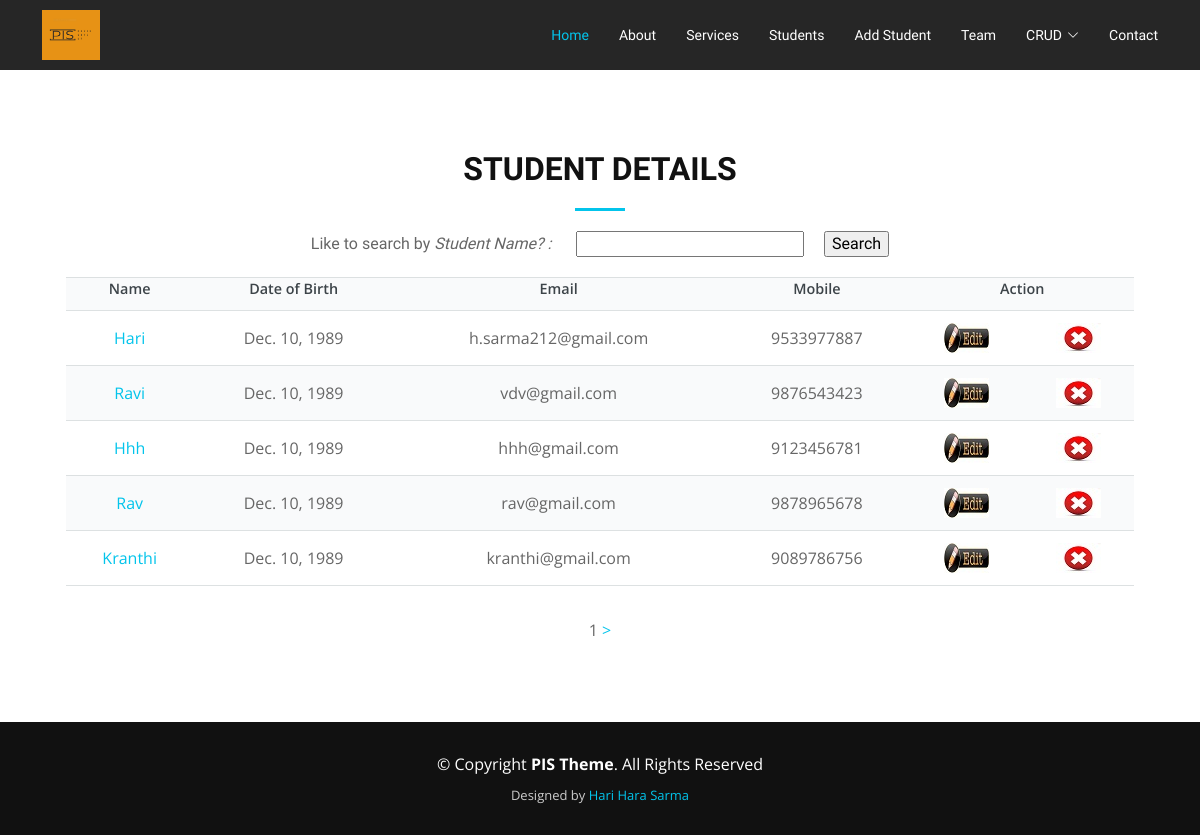
The page /students/ on the database its author committed.
### MyApp/models.py (models this page shows, shortened)
class Student(models.Model):
	batch = models.ForeignKey(Batch, on_delete=models.CASCADE)
	name = models.CharField(max_length=100)
	dob = models.DateField()
	mail_id = models.CharField(max_length=100, unique=True)
	mobile = models.CharField(max_length=13, unique=True)

### MyApp/views.py (the view)
# urls.py: path('students/', views.students),
def students(request):
	students = Student.objects.all()
	p = Paginator(students, 5)
	page_number = request.GET.get('page')
	try:
		page_obj = p.get_page(page_number)  # returns the desired page object
	except PageNotAnInteger:
		page_obj = p.page(1)
	except EmptyPage:
		page_obj = p.page(p.num_pages)
	return render(request, 'students.html', {
		'page_obj': page_obj,
		'stu_names': [i.name for i in students]
		}
		)

### MyApp/Templates/students.html (shortened to what this page needs)
<!DOCTYPE html>
<html lang="en">
  {% load static %}
  <head>
    {% include 'head.html' %}
  </head>
  <body>
    {% include 'header.html' %}
    <section id="portfolio">
    <div class="container" data-aos="fade-up">
      <div class="row">
        <div class="col-md-12">
          <h3 class="section-title">Student Details</h3>
          <div class="section-title-divider"></div>
        </div>
      </div>
      <div class="row">
        <div class="col-lg-12 d-flex justify-content-center">
          <div class="container">
            <form action="/search_student/" method="POST">
              <h6 align="center">Like to search by <i>Student Name? : </i>&emsp;
              <input type="text" name="stu_name">&emsp;
              <input type="submit" value="Search">
              </h6>
            </form>
            <table>
              <tr>
                <th>Name</th>
                <th>Date of Birth</th>
                <th>Email</th>
                <th>Mobile</th>
                <th colspan="2" text-align="center">Action</th>
              </tr>
              {% for i in page_obj.object_list %}
              <tr>
                <td><a href="/view_student/{{i.id}}">{{i.name}}</a></td>
                <td>{{i.dob}}</td>
                <td>{{i.mail_id}}</td>
                <td>{{i.mobile}}</td>
                <td><a href="/edit_student/"><img src="{% static 'assets/img/edit.jpg' %}" ></a></td>
                <td><a href="/delete_student/"><img src="{% static 'assets/img/delete.png' %}" ></a></td>
              </tr>
            {% endfor %}
          </table>
          <center>
            <span>{{page_obj.number}}</span>
            {%if page_obj.has_next %}
                <a href="?page={{page_obj.next_page_number}}#portfolio">></a>
            {% endif %}
        </center>
        </div>
        </div>
      </div>
    </div>
  </section>
    {% include 'footer.html' %}
  </body>
</html>

### MyApp/static/assets/css/style.css (style rules this page uses)
body { background: #fff; color: #666666; font-family: "Open Sans", sans-serif; }
a { text-decoration: none; color: #03C4EB; transition: 0.5s; }
h1, h2, h3, h4, h5, h6 { font-family: "Raleway", sans-serif; font-weight: 400; margin: 0 0 20px 0; padding: 0; }
table { margin: 0 0 2em 0; width: 100%; }
table tbody tr { border: solid 1px rgba(210, 215, 217, 0.75); border-left: 0; border-right: 0; text-align: center; }
table tbody tr:nth-child(2n + 1) { background-color: rgba(230, 235, 237, 0.25); text-align: center; }
table td { padding: 0.75em 0.75em; text-align: center; }
table th { color: #3d4449; font-size: 0.9em; font-weight: 600; padding: 0 0.75em 0.75em 0.75em; text-align: center; }
.scrolled-offset { margin-top: 70px; }
section { overflow: hidden; }
.section-title { font-size: 32px; color: #111; text-transform: uppercase; text-align: center; font-weight: 700; }
.section-title-divider { width: 50px; height: 3px; background: #03C4EB; margin: 0 auto; margin-bottom: 20px; }
#portfolio { background: #fff; padding: 80px 0; }

### rows shown on the page
Student: name "Hari", dob "Dec. 10, 1989", mail_id "h.sarma212@gmail.com", mobile "9533977887"
Student: name "Ravi", dob "Dec. 10, 1989", mail_id "vdv@gmail.com", mobile "9876543423"
Student: name "Hhh", dob "Dec. 10, 1989", mail_id "hhh@gmail.com", mobile "9123456781"
Student: name "Rav", dob "Dec. 10, 1989", mail_id "rav@gmail.com", mobile "9878965678"
Student: name "Kranthi", dob "Dec. 10, 1989", mail_id "kranthi@gmail.com", mobile "9089786756"

### other values the page prints
{{ page_obj.number }} "1"
